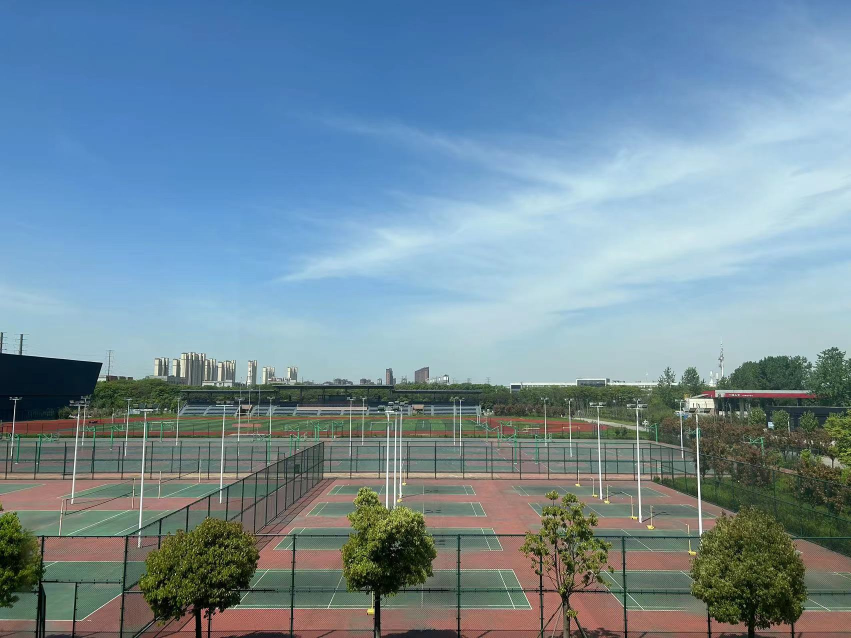
#> input picture 计算机视觉实践-练习1/img2.jpg, 1702 x 1276 px (shown at 1/2 size)
$ jupyter execute '练习1.ipynb'
#> lines starting #> are read from the running program, lines starting #| are printed output that depends on the picture; after the words box and inside, x2 and y2 are one past the last pixel; in counts of white or black regions, pixels touching at a corner belong together
[cell 1]
import cv2
import numpy as np
from matplotlib import pyplot as plt


#读取要拼接的图片
img1 = cv2.imread('img2.jpg')
#> img1 is the input picture: shape (1276, 1702, 3); mean B, G, R 155.1, 140.3, 114.6
img2 = cv2.imread('img3.jpg')
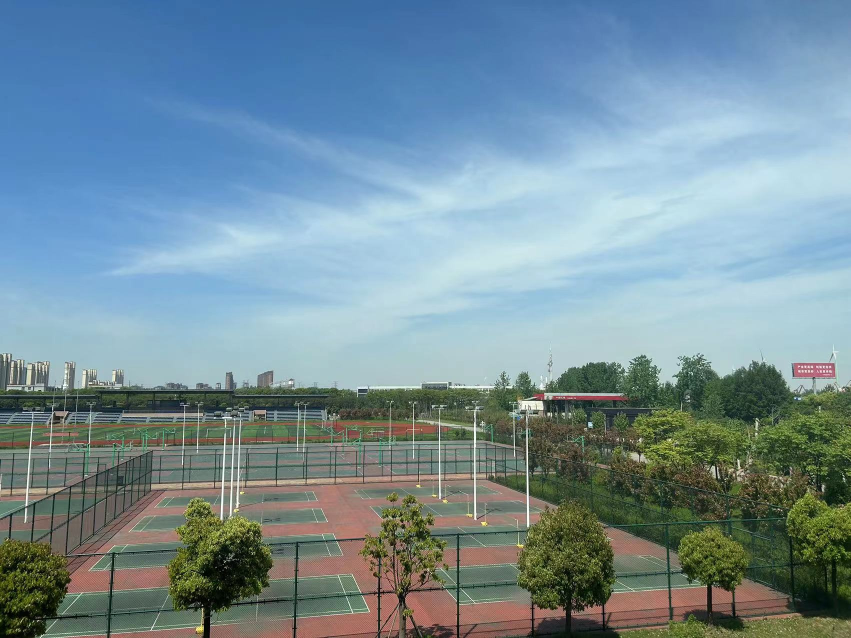
#> input picture 计算机视觉实践-练习1/img3.jpg, 1702 x 1276 px (shown at 1/2 size)
#> img2 is the input picture: shape (1276, 1702, 3); mean B, G, R 153.7, 142.8, 117.6
imageA = cv2.resize(img1, (0, 0), fx=0.2, fy=0.2)
imageB = cv2.resize(img2, (0, 0), fx=0.2, fy=0.2)
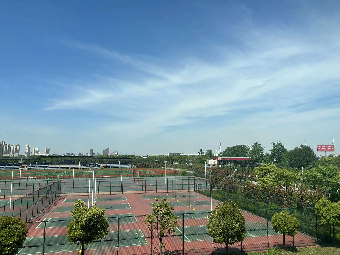
#> imageB: shape (255, 340, 3); mean B, G, R 153.6, 142.7, 117.4

#创建sift对象
sift = cv2.SIFT_create()
#计算关键点，描述符
kp1, descriptors1  = sift.detectAndCompute(imageA, None)
#> kp1 = 270 keypoints; strongest (x, y, size): (284, 162, 1.9), (148, 244, 1.9), (150, 243, 2), (41, 148, 1.9)
kp2, descriptors2  = sift.detectAndCompute(imageB, None)
#> kp2 = 331 keypoints; strongest (x, y, size): (219, 158, 2.1), (79, 166, 2.2), (161, 240, 2), (255, 183, 2.2)

#进行两图的特征匹配
bf = cv2.BFMatcher()
matches = bf.knnMatch(descriptors1, descriptors2, k=2)
#> matches = 270 matches
good = []

for m, n in matches:
    if m.distance < 0.75 * n.distance:
        good.append(m)
#> after the loop, good = 25 matches


#计算透视变换矩阵
if len(good) > 20:
    src_points = np.float32([kp1[m.queryIdx].pt for m in good]).reshape(-1, 1, 2)
#> src_points = 25 rows, first 8: [102.6, 157.8], [119.1, 190.9], [130, 225.2], [130.9, 152], [134.5, 157.4], [136.9, 208.8], [141.3, 195.4], [150, 222.3]
    ano_points = np.float32([kp2[m.trainIdx].pt for m in good]).reshape(-1, 1, 2)
#> ano_points = 25 rows, first 8: [101, 159], [49.38, 194.4], [53.99, 231.6], [156.4, 154.5], [69.53, 159.2], [67.87, 214.2], [72.73, 200.3], [82.37, 227.5]
    M, mask = cv2.findHomography(src_points, ano_points, cv2.RANSAC, 5.0)
#> M = [[1.33, -0.101, -88], [0.183, 1.11, -25.28], [0.00115, -0.000378, 1]]; mask = 25 values, max 1 at index 1, min 0 at index 0, mean 0.88
    warpImg = cv2.warpPerspective(imageB, np.linalg.inv(M), (imageA.shape[1] + imageB.shape[1], imageB.shape[0]))
    result = warpImg.copy()
    result[0:imageA.shape[0], 0:imageB.shape[1]] = imageA
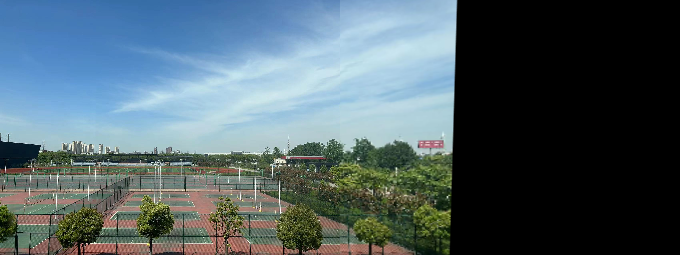
#> result: shape (255, 680, 3); mean B, G, R 103, 96, 79.1

rows, cols = imageA.shape[:2]
#> rows = 255; cols = 340


#找到两张图片的交界线
left_col = np.argwhere(np.any(imageA, axis=0)).min()
#> left_col = 0
right_col = np.argwhere(np.any(imageA, axis=0)).max()
#> right_col = 339

left = left_col.item()
#> left = 0
right = right_col.item()
#> right = 339

#将图像A和变换后的图像B进行混合
res = np.zeros([rows, cols, 3], np.uint8)
for row in range(0, rows):
    for col in range(0, cols):
        if not imageA[row, col].any():
            res[row, col] = warpImg[row, col]
        elif not warpImg[row, col].any():
            res[row, col] = imageA[row, col]
        else:
            srcImgLen = float(abs(col - left))
            testImgLen = float(abs(col - right))
            alpha = srcImgLen / (srcImgLen + testImgLen)
            res[row, col] = np.clip(imageA[row, col] * (1 - alpha) + warpImg[row, col] * alpha, 0, 255)
warpImg[0:imageA.shape[0], 0:imageA.shape[1]] = res
warpImg[0:imageA.shape[0], 0:imageA.shape[1]] = res


#处理黑边
gray_image = cv2.cvtColor(warpImg, cv2.COLOR_BGR2GRAY)
_, thresh = cv2.threshold(gray_image, 1, 255, cv2.THRESH_BINARY)
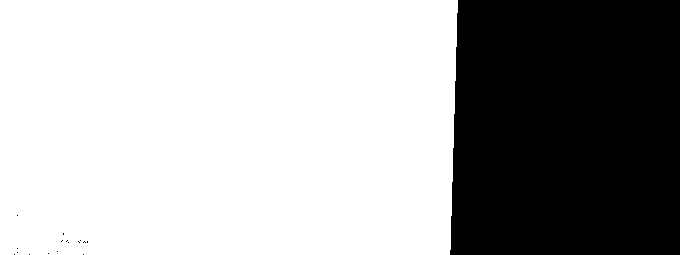
#> thresh: shape (255, 680); 66.8% white; 17 black regions (16 under 20 px)
# 使用 findContours 找到非背景区域的轮廓
contours, _ = cv2.findContours(thresh, cv2.RETR_EXTERNAL, cv2.CHAIN_APPROX_SIMPLE)
#> contours = 1 contour; box (x1, y1, x2, y2) and area: (0, 0, 458, 255) 115090
# 计算非背景区域的边界矩形
x_min, y_min = np.inf, np.inf
x_max, y_max = -np.inf, -np.inf
for contour in contours:
    x, y, w, h = cv2.boundingRect(contour)
    x_min, y_min = min(x, x_min), min(y, y_min)
    x_max, y_max = max(x + w, x_max), max(y + h, y_max)
#> this loop made 1 pass
#> (x, y, w, h, x_min, y_min, x_max, y_max) on pass 1: (0, 0, 458, 255, 0, 0, 458, 255)

# 根据边界矩形裁剪图像，为了去掉黑色背景让图片显示为长方形
cropped_image = warpImg[y_min:y_max, x_min:x_max]
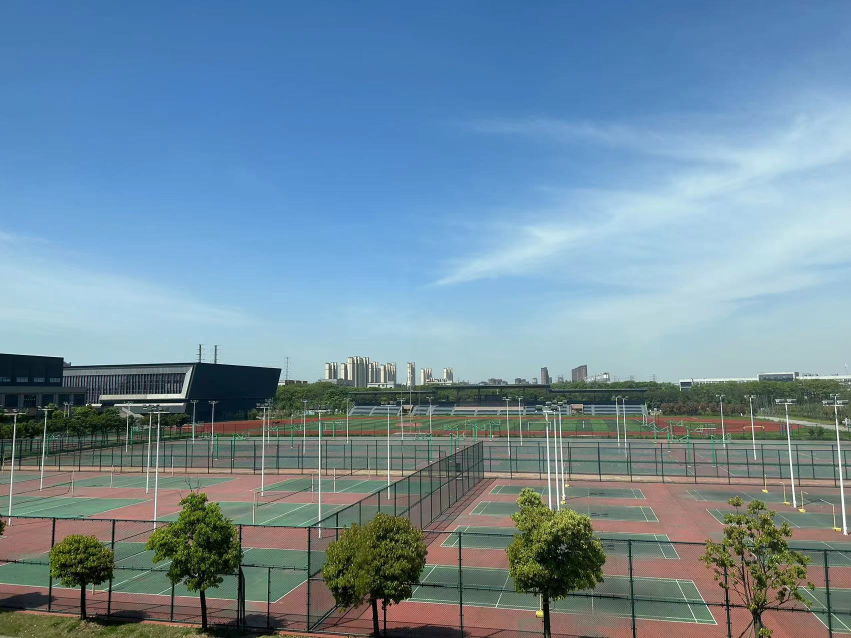
#> input picture 计算机视觉实践-练习1/img1.jpg, 1702 x 1276 px (shown at 1/2 size)
#> further down, initial_pano is the input picture: shape (1276, 1702, 3); mean B, G, R 157.4, 139.7, 112.1


cv2.imshow('Cropped result', cropped_image)
cv2.waitKey(0)
cv2.destroyAllWindows()

[cell 2]
import cv2
import numpy as np
from matplotlib import pyplot as plt


def add_image_to_panorama(panorama, new_image, sift, bf):
    """
    添加新图像到现有全景图。
    Args:
    - panorama: 当前的全景图。
    - new_image: 要添加的新图像。
    - sift: 用于特征检测的SIFT对象。
    - bf: 用于特征匹配的Matcher对象。

    Returns:
    - 更新后的全景图。
    """
    # 计算新图像和全景图的关键点和描述符
    kp1, des1 = sift.detectAndCompute(panorama, None)
#> kp1 = 6267 keypoints; strongest (x, y, size): (673, 820, 2.3), (30, 840, 2), (309, 825, 2.1), (1412, 1210, 1.9)
    kp2, des2 = sift.detectAndCompute(new_image, None)
#> kp2 = 6261 keypoints; strongest (x, y, size): (484, 1106, 1.8), (331, 818, 2.5), (158, 816, 1.9), (1624, 883, 2.4)

    # 特征匹配
    matches = bf.knnMatch(des1, des2, k=2)
#> matches = 6267 matches
    good = [m for m, n in matches if m.distance < 0.75 * n.distance]
#> good = 1342 matches

    # 计算透视变换矩阵
    if len(good) > 10:  # 至少需要10个好的匹配点
        src_pts = np.float32([kp1[m.queryIdx].pt for m in good]).reshape(-1, 1, 2)
#> src_pts = 1342 rows, first 8: [22.62, 964.6], [23.95, 939.3], [25.55, 953.6], [30.07, 835], [40.03, 1191], [74.52, 936], [76.57, 928.3], [80.31, 1128.1]
        dst_pts = np.float32([kp2[m.trainIdx].pt for m in good]).reshape(-1, 1, 2)
#> dst_pts = 1342 rows, first 8: [791.3, 861.9], [801.2, 891.6], [152, 933], [157.9, 816], [857.7, 1261.2], [1262.9, 953.1], [240.4, 941.1], [1688.9, 1187.8]
        M, _ = cv2.findHomography(dst_pts, src_pts, cv2.RANSAC, 5.0)
#> M = [[0.688, 0.0494, 363], [-0.158, 0.876, 106.9], [-0.000184, 1.48e-06, 1]]

        # 应用透视变换，创建新全景图
        h, w = panorama.shape[:2]
#> h = 1276; w = 1702
        h_new, w_new = new_image.shape[:2]
#> h_new = 1276; w_new = 1702
        panorama_warp = cv2.warpPerspective(new_image, M, (w + w_new, h))

        # 更新全景图
        panorama_warp[0:h, 0:w] = panorama
        return panorama_warp


def remove_black_background(image):
    # 将图像转换为灰度图
    gray = cv2.cvtColor(image, cv2.COLOR_BGR2GRAY)
    # 创建一个二值图，其中非黑像素被标记为白色（255）
    _, thresh = cv2.threshold(gray, 1, 255, cv2.THRESH_BINARY)
#> thresh: shape (1276, 3404); 67% white; 677 black regions (675 under 20 px)

    # 寻找二值图中的轮廓
    contours, _ = cv2.findContours(thresh, cv2.RETR_EXTERNAL, cv2.CHAIN_APPROX_SIMPLE)
#> contours = 2 contours, 1 with area under 20; largest, box (x1, y1, x2, y2) and area: (0, 0, 2316, 1276) 2909147

    # 找到包含所有轮廓的最小矩形
    x_min, y_min, w_min, h_min = cv2.boundingRect(contours[0])
#> x_min = 769; y_min = 1275; w_min = 3; h_min = 1
    for contour in contours:
        x, y, w, h = cv2.boundingRect(contour)
        if x < x_min:
            x_min = x
        if y < y_min:
            y_min = y
        if x + w > x_min + w_min:
            w_min = x + w - x_min
        if y + h > y_min + h_min:
            h_min = y + h - y_min
#> this loop made 2 passes
#> (x, y, w, h, x_min, y_min, w_min, h_min) on pass 2: (0, 0, 2316, 1276, 0, 0, 2316, 1276)
#> (contour, x, y, w, h) on pass 1: ([[769, 1275], [771, 1275]], 769, 1275, 3, 1)
#> after the loop, h_min = 1276; w_min = 2316; x_min = 0; y_min = 0

    # 使用计算出的边界矩形裁剪图像
    cropped_image = image[y_min:y_min + h_min, x_min:x_min + w_min]
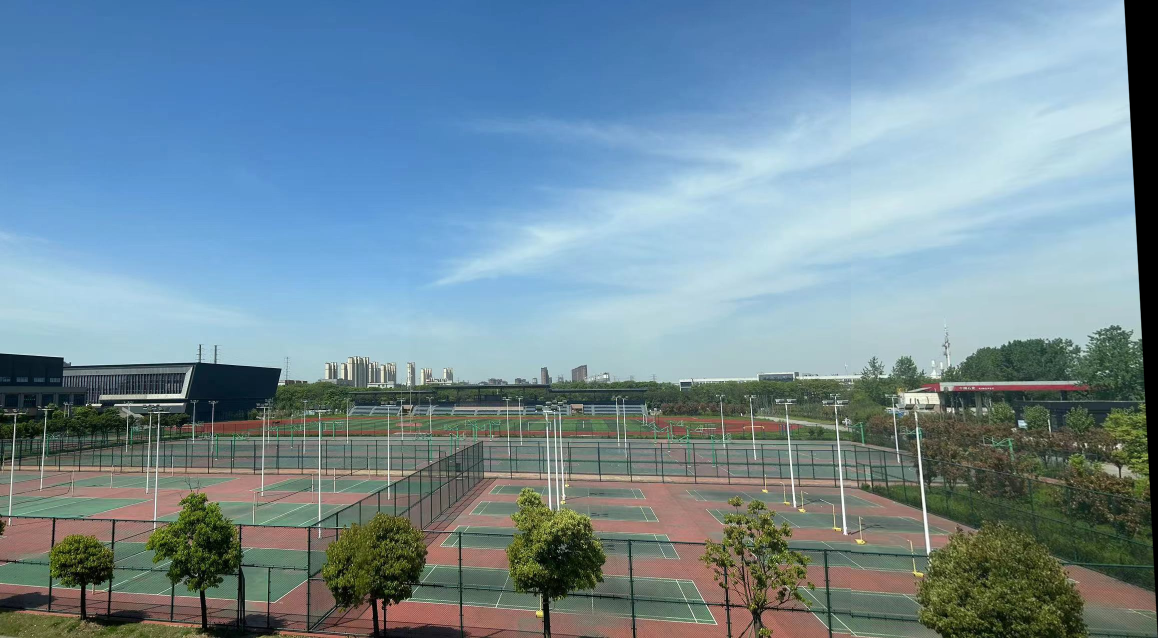
#> cropped_image: shape (1276, 2316, 3) (shown at 1/2 size); mean B, G, R 153.3, 140.4, 114.9
    return cropped_image

sift = cv2.SIFT_create()
bf = cv2.BFMatcher()

# 假设你已经有一个初始全景图和一些新图像
initial_pano = cv2.imread('img1.jpg')
new_image1 = cv2.imread('img2.jpg')
new_image2 = cv2.imread('img3.jpg')

# 逐步添加图像到全景图
updated_pano = add_image_to_panorama(initial_pano, new_image1, sift, bf)
updated_pano = remove_black_background(updated_pano)
updated_pano = add_image_to_panorama(updated_pano, new_image2, sift, bf)
#> in add_image_to_panorama (call 2), `kp1, des1 = sift.detectAndCompute(panorama, None)`: kp1 = 12462 keypoints; strongest (x, y, size): (673, 820, 2.3), (30, 840, 2), (309, 825, 2.1), (1412, 1210, 1.9)
#> in add_image_to_panorama (call 2), `kp2, des2 = sift.detectAndCompute(new_image, None)`: kp2 = 7388 keypoints; strongest (x, y, size): (477, 825, 1.9), (98, 1154, 2.1), (429, 836, 2.4), (1590, 796, 2.3)
#> in add_image_to_panorama (call 2), `matches = bf.knnMatch(des1, des2, k=2)`: matches = 12462 matches
#> in add_image_to_panorama (call 2), `good = [m for m, n in matches if m.distance < 0.75 * n.distance]`: good = 1161 matches
#> in add_image_to_panorama (call 2), `src_pts = np.float32([kp1[m.queryIdx].pt for m in good]).reshape(-1, 1..`: src_pts = 1161 rows, first 8: [45.75, 932.9], [46.63, 1126], [46.63, 1126], [51.18, 1034.4], [51.46, 760], [59.42, 1184.4], [67.95, 1035.1], [74.52, 936]
#> in add_image_to_panorama (call 2), `dst_pts = np.float32([kp2[m.trainIdx].pt for m in good]).reshape(-1, 1..`: dst_pts = 1161 rows, first 8: [560.7, 961.5], [968.9, 1172.8], [968.9, 1172.8], [1012.6, 1064.9], [1634.2, 733.6], [247.9, 758.9], [1012.6, 1064.9], [937.6, 951.3]
updated_pano = cv2.resize(updated_pano, (0, 0), fx=0.4, fy=0.4)
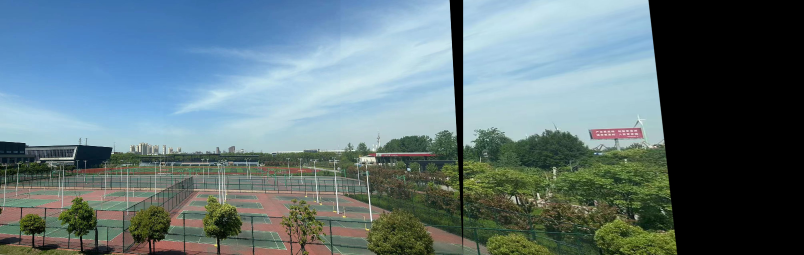
#> updated_pano: shape (510, 1607, 3) (shown at 1/2 size); mean B, G, R 123.6, 118.2, 97.5
updated_pano = remove_black_background(updated_pano)
#> in remove_black_background (call 2), `gray = cv2.cvtColor(image, cv2.COLOR_BGR2GRAY)`:
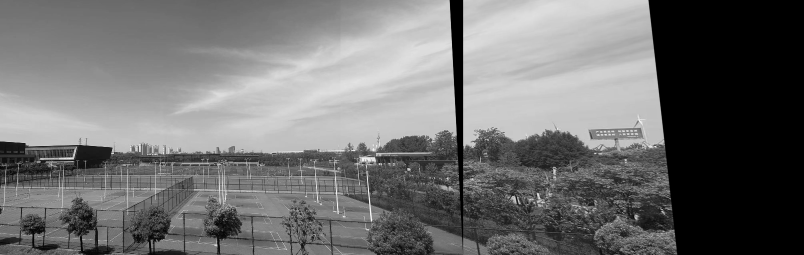
#> gray: shape (510, 1607) (shown at 1/2 size); min 0, max 254, mean 112.6
#> in remove_black_background (call 2), `_, thresh = cv2.threshold(gray, 1, 255, cv2.THRESH_BINARY)`:
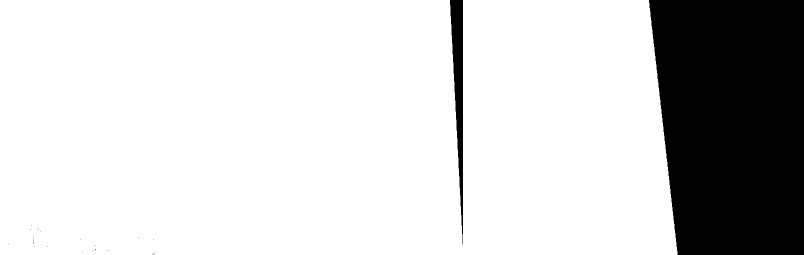
#> thresh: shape (510, 1607) (shown at 1/2 size); 81.8% white; 28 black regions (26 under 20 px)
#> in remove_black_background (call 2), `contours, _ = cv2.findContours(thresh, cv2.RETR_EXTERNAL, cv2.CHAIN_AP..`: contours = 1 contour; box (x1, y1, x2, y2) and area: (0, 0, 1355, 510) 667739
#> in remove_black_background (call 2), `x_min, y_min, w_min, h_min = cv2.boundingRect(contours[0])`: w_min = 1355; h_min = 510
#> the loop in remove_black_background (call 2), `for contour in contours:` made 1 pass
#> after the loop in remove_black_background (call 2), `for contour in contours:`: w_min = 1355; x_min = 0
#> in remove_black_background (call 2), `cropped_image = image[y_min:y_min + h_min, x_min:x_min + w_min]`:
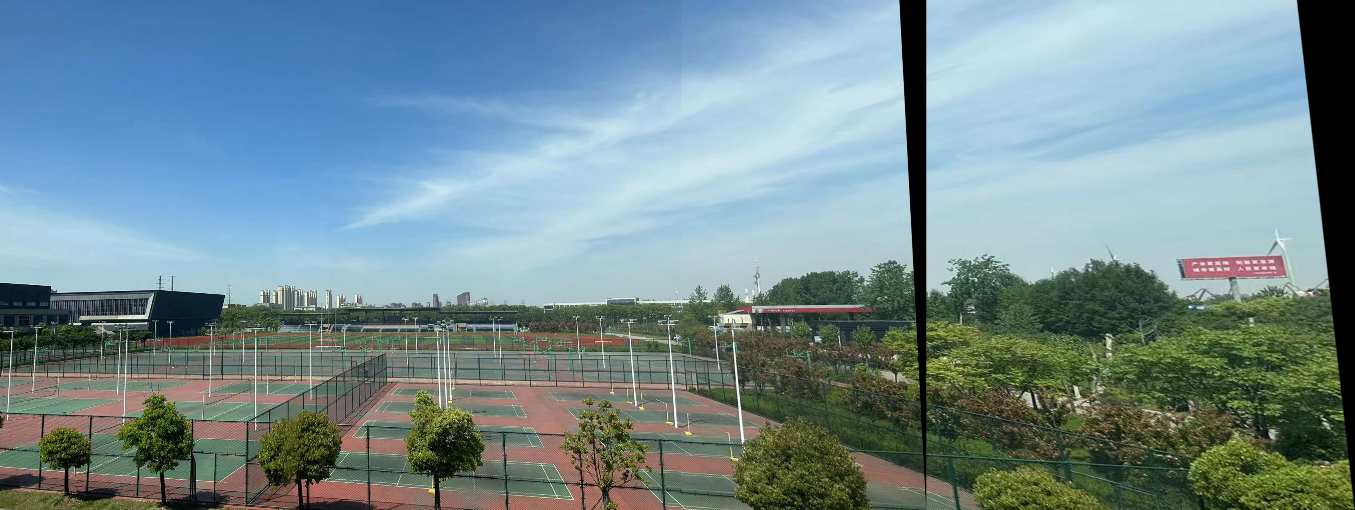
#> cropped_image: shape (510, 1355, 3); mean B, G, R 146.6, 140.2, 115.6
# 显示结果
cv2.imshow('Updated Panorama', updated_pano)
cv2.waitKey(0)
cv2.destroyAllWindows()
